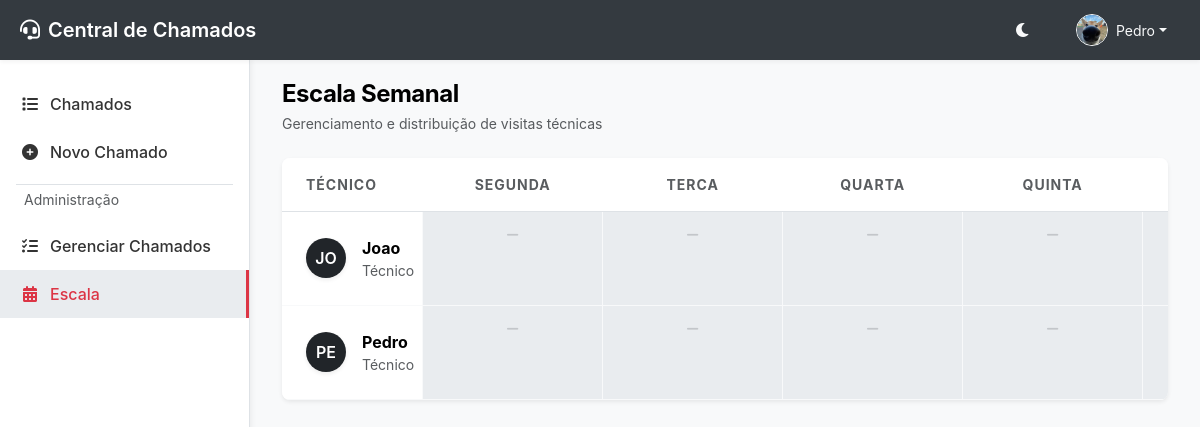
The app's page /escala (signed in) with its own data.
### app/models.py (models this page shows, shortened)
class User(UserMixin, db.Model):
    __tablename__ = 'users'
    id = db.Column(db.Integer, primary_key=True)
    username = db.Column(db.String(64), index=True, unique=True, nullable=False)
    email = db.Column(db.String(120), index=True, unique=True, nullable=False)
    password_hash = db.Column(db.String(256))
    role = db.Column(db.String(20), default='user', index=True) # user, technician, admin, manager, supervisor
    is_technician = db.Column(db.Boolean, default=False, index=True) # Secondary flag to allow admins/managers to act as technicians
    department = db.Column(db.String(100), index=True)
    profile_image = db.Column(db.String(255))
    is_active = db.Column(db.Boolean, default=True, index=True)
    created_at = db.Column(db.DateTime, default=datetime.utcnow)

### app/modules/escala/routes.py (the view)
@escala_bp.route('/escala')
@login_required
def index():
    if current_user.role not in ['admin', 'manager', 'supervisor', 'tecnico']:
        flash('Acesso não autorizado.', 'danger')
        return redirect(url_for('chamados.index'))
    from sqlalchemy import or_
    technicians = User.query.filter(or_(User.role == 'tecnico', User.is_technician == True)).order_by(User.username).all()
    days = ['segunda', 'terca', 'quarta', 'quinta', 'sexta']
    schedule_map = {day: {tech.id: [] for tech in technicians} for day in days}
    schedules = Schedule.query.all()
    for s in schedules:
        if s.day_of_week in schedule_map and s.user_id in schedule_map[s.day_of_week]:
            schedule_map[s.day_of_week][s.user_id].append(s.store)
    from app.utils import natural_sort_key
    for day in days:
        for tech in technicians:
            schedule_map[day][tech.id].sort(key=lambda s: natural_sort_key(s.name))
    all_stores = Store.query.all()
    all_stores = sorted(all_stores, key=lambda x: natural_sort_key(x.name))
    return render_template('escala.html',
                           technicians=technicians,
                           days=days,
                           schedule_map=schedule_map,
                           all_stores=all_stores,
                           active_page='escala')

### app/utils.py (called while the page is built)
def natural_sort_key(s):
    if not s:
        return []
    s = str(s).lower()
    return [int(text) if text.isdigit() else text for text in re.split('([0-9]+)', s)]

### app/templates/escala.html (shortened to what this page needs)
{% extends "base.html" %}
{% block content %}
<div class="d-flex justify-content-between align-items-center mb-4">
    <div>
        <h4 class="mb-1 fw-bold text-body-emphasis" style="letter-spacing: -0.5px;">Escala Semanal</h4>
        <p class="text-muted mb-0 small">Gerenciamento e distribuição de visitas técnicas</p>
    </div>
</div>
<div class="card border-0 shadow-sm rounded-3 overflow-hidden">
    <div class="card-body p-0">
        <div class="table-responsive">
            <table class="table table-hover mb-0 align-middle" style="border-collapse: collapse;">
                <thead class="bg-body-tertiary border-bottom">
                    <tr>
                        <th class="py-3 ps-4 text-uppercase text-muted small fw-bold" style="width: 200px; letter-spacing: 1px;">Técnico</th>
                        {% for day in days %}
                        <th class="py-3 text-center text-uppercase text-muted small fw-bold" style="letter-spacing: 1px;">{{ day }}</th>
                        {% endfor %}
                    </tr>
                </thead>
                <tbody>
                    {% for tech in technicians %}
                    <tr class="border-bottom-0">
                        <td class="ps-4 py-4 bg-body border-end border-light">
                            <div class="d-flex align-items-center">
                                <div class="avatar-circle bg-dark text-white rounded-circle d-flex align-items-center justify-content-center shadow-sm" style="width: 40px; height: 40px; font-weight: 600;">
                                    {{ tech.username[:2].upper() }}
                                </div>
                                <div class="ms-3">
                                    <div class="fw-bold text-body-emphasis">{{ tech.username }}</div>
                                    <div class="small text-muted">Técnico</div>
                                </div>
                            </div>
                        </td>
                        {% for day in days %}
                        <td class="py-3 px-2 align-top bg-body-secondary border-start border-light position-relative group-hover-container" style="min-width: 180px;">
                            <div class="d-flex flex-column gap-2 h-100 pb-4">
                                {% if schedule_map[day][tech.id] %}
                                    {% for store in schedule_map[day][tech.id] %}
                                    <div class="p-2 rounded-2 bg-body border shadow-sm d-flex align-items-center transition-hover">
                                        <span class="d-inline-block rounded-circle bg-secondary me-2" style="width: 6px; height: 6px;"></span>
                                        <span class="text-body small fw-medium text-truncate" style="max-width: 150px;">{{ store.name }}</span>
                                    </div>
                                    {% endfor %}
                                {% else %}
                                    <div class="d-flex align-items-center justify-content-center h-100 opacity-25">
                                        <i class="fas fa-minus text-muted small"></i>
                                    </div>
                                {% endif %}
                            </div>
                        </td>
                        {% endfor %}
                    </tr>
                    {% endfor %}
                </tbody>
            </table>
        </div>
    </div>
</div>
{% endblock %}

### app/templates/base.html (shortened to what this page needs)
<!DOCTYPE html>
<html lang="pt-br">
<head>
    <link href="https://cdn.jsdelivr.net/npm/bootstrap@5.3.0/dist/css/bootstrap.min.css" rel="stylesheet">
    <link href="https://cdnjs.cloudflare.com/ajax/libs/font-awesome/6.0.0/css/all.min.css" rel="stylesheet">
    <link rel="stylesheet" href="{{ url_for('static', filename='css/style.css') }}?v=4">
    <link rel="stylesheet" href="{{ url_for('static', filename='css/mobile.css') }}?v=1">
</head>
<body>
    {% if current_user.is_authenticated %}
    <nav class="topbar">
        <div class="brand">
            <i class="fas fa-headset me-2"></i> Central de Chamados
        </div>
        <div class="user-menu">
            <button class="btn btn-link text-light p-0 me-3" id="theme-toggle" title="Alternar Tema">
                <i class="fas fa-moon"></i>
            </button>
            <div class="dropdown">
                <button class="btn btn-link text-light text-decoration-none dropdown-toggle d-flex align-items-center" type="button" id="userDropdown" data-bs-toggle="dropdown" aria-expanded="false">
                    {% if current_user.profile_image %}
                    <img src="{{ url_for('static', filename='uploads/profiles/' + current_user.profile_image) }}" alt="Avatar" class="rounded-circle border border-light" style="width: 32px; height: 32px; object-fit: cover;">
                    {% else %}
                    <i class="fas fa-user-circle fa-lg"></i>
                    {% endif %}
                    <span class="ms-2 small d-none d-md-inline">{{ current_user.username }}</span>
                </button>
            </div>
        </div>
    </nav>
    {% endif %}
    {% if current_user.is_authenticated %}
    <div class="sidebar bg-surface">
        <nav class="nav flex-column">
            <a class="nav-link {% if active_page == 'chamados' %}active{% endif %}" href="{{ url_for('chamados.listar_chamados') }}">
                <i class="fas fa-list"></i> Chamados
            </a>
            <a class="nav-link {% if active_page == 'novo_chamado' %}active{% endif %}" href="{{ url_for('chamados.novo_chamado') }}">
                <i class="fas fa-plus-circle"></i> Novo Chamado
            </a>
            {% if current_user.role in ['admin', 'manager', 'supervisor', 'tecnico'] %}
            <div class="border-top my-2 mx-3 text-muted small px-2 py-1">Administração</div>
            <a class="nav-link {% if active_page == 'gerenciar_chamados' %}active{% endif %}" href="{{ url_for('chamados.gerenciar_chamados') }}">
                <i class="fas fa-tasks"></i> Gerenciar Chamados
            </a>
            {% endif %}
            {% if current_user.role in ['admin', 'manager', 'supervisor', 'tecnico'] %}
            <a class="nav-link {% if active_page == 'escala' %}active{% endif %}" href="{{ url_for('escala.index') }}">
                <i class="fas fa-calendar-alt"></i> Escala
            </a>
            {% endif %}
        </nav>
    </div>
    {% endif %}
    <main class="main-content" {% if not current_user.is_authenticated %}style="margin-left: 0; padding-top: 20px;"{% endif %}>
        <div class="container-fluid">
            {% block content %}{% endblock %}
        </div>
    </main>
</body>
</html>

### records on screen
User: profile_image (picture), username "Pedro", username "PE"
User: username "JO", username "Joao"

### other values on screen
{{ day }} "SEGUNDA" "TERCA" "QUARTA" "QUINTA"
